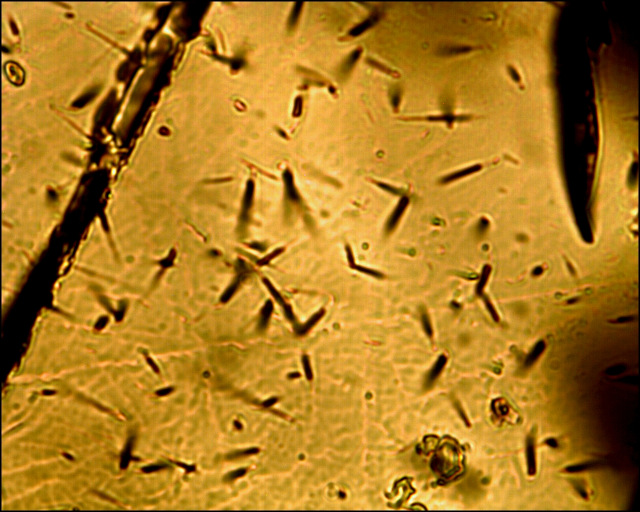
#> input picture example_imgs/SE1231@002.jpg, 1280 x 1024 px (shown at 1/2 size); its folder holds only this picture in this run
$ python -i tools.py   (imports and definitions only)
#> lines starting #> are read from the running program, lines starting #| are printed output that depends on the picture
#> further down, picture is the input picture: shape (1024, 1280, 3); mean B, G, R 33.2, 123.5, 172.9
#!/usr/bin/env python
# -*- coding: UTF-8 -*-
import os
import cv2
import numpy as np

class tools: #набор статических функций для расчета

    @staticmethod
    def normalize(arr: np.ndarray) -> np.ndarray:
        '''нормализация к1 канального избражения от 0 до 255'''
        arr = np.float16(arr)
        amin = arr.min()
        rng = arr.max() - amin
        return ((arr - amin) * 255 / rng).astype(np.uint8)

    # [7 lines left out: function normalize_img, not called in this run]

    @staticmethod
    def norm_l_extract(img: np.ndarray) -> np.ndarray:
        '''выделение канала светлоты из цветового пространства Lab'''
        if not isinstance(img, np.ndarray):
            img = np.array(img)
        lab = cv2.cvtColor(img, cv2.COLOR_BGR2LAB)
#> lab: shape (1024, 1280, 3); mean of channels 0, 1, 2 139.4, 139.2, 179.2
        l, a, b = cv2.split(lab)
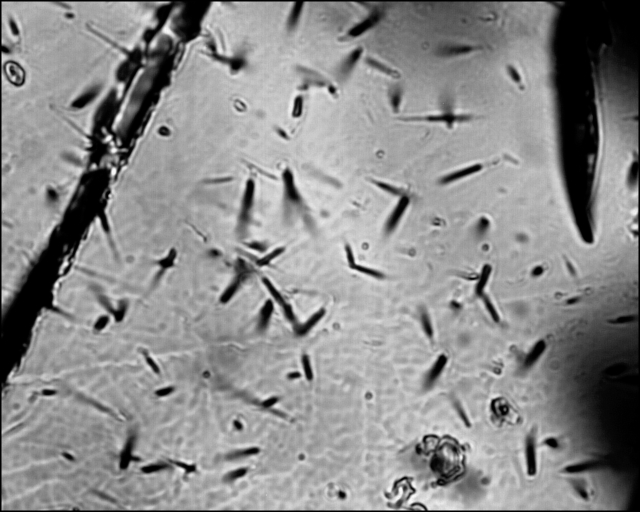
#> l: shape (1024, 1280) (shown at 1/2 size); min 0, max 251, mean 139.4
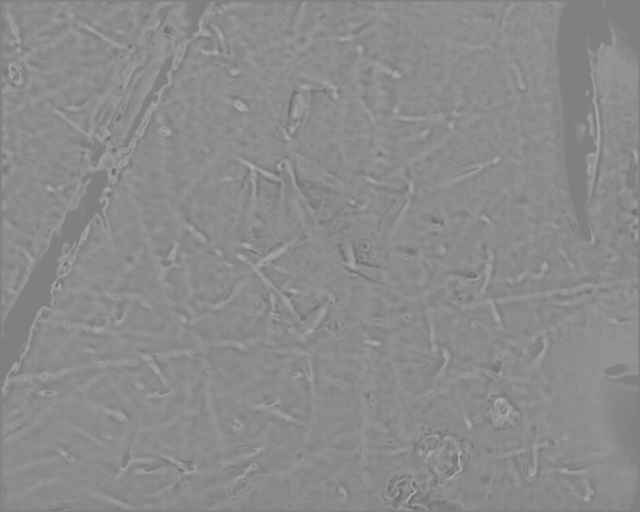
#> a: shape (1024, 1280) (shown at 1/2 size); min 103, max 178, mean 139.2
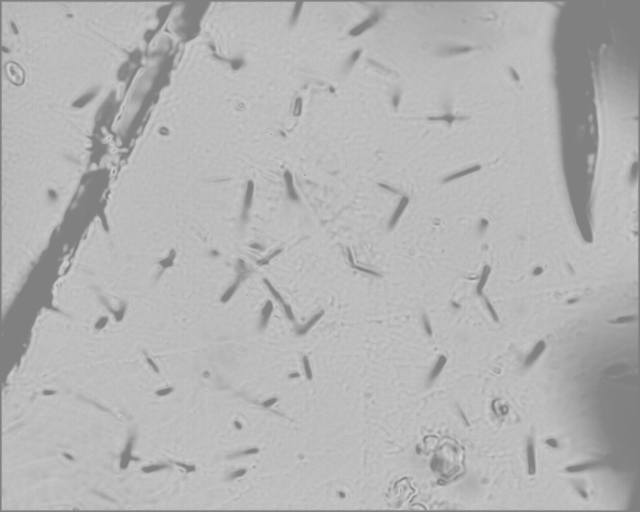
#> b: shape (1024, 1280) (shown at 1/2 size); min 126, max 215, mean 179.2
        clahe = cv2.createCLAHE(clipLimit=3.0, tileGridSize=(8, 8))
        cl = clahe.apply(l)
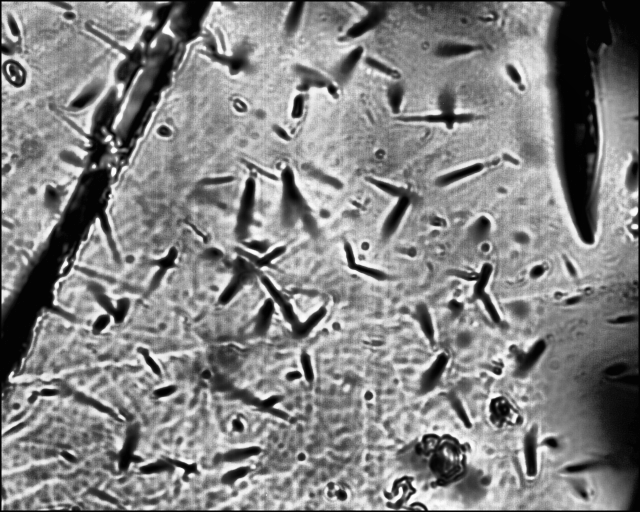
#> cl: shape (1024, 1280) (shown at 1/2 size); min 0, max 255, mean 131.2
        cl = cv2.equalizeHist(cl)
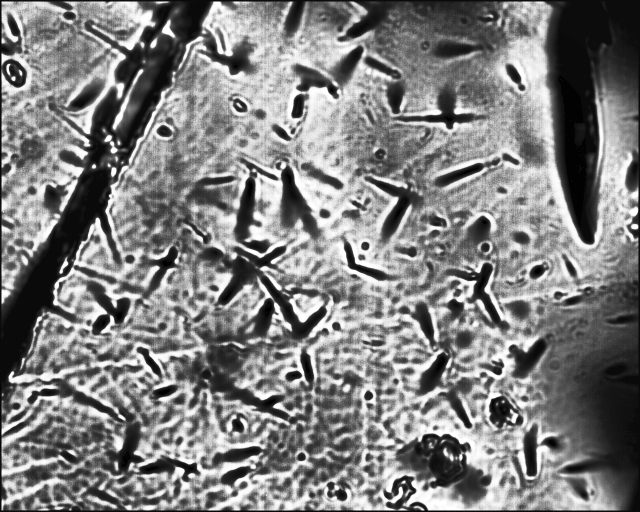
#> cl: shape (1024, 1280) (shown at 1/2 size); min 0, max 255, mean 128.2
        return tools.normalize(cl)
#> in normalize, `amin = arr.min()`: amin = 0
#> in normalize, `rng = arr.max() - amin`: rng = 255

    # [194 lines left out: functions mean_bet_imgs, processing, findSame, commonString, rgb_read, binnary2rgb and 5 more, not called in this run]

>>> import cv2
>>> picture = cv2.imread('../example_imgs/SE1231@002.jpg')
>>> result = tools().norm_l_extract(picture)

$ run again, on example_imgs/SE1231@003.jpg
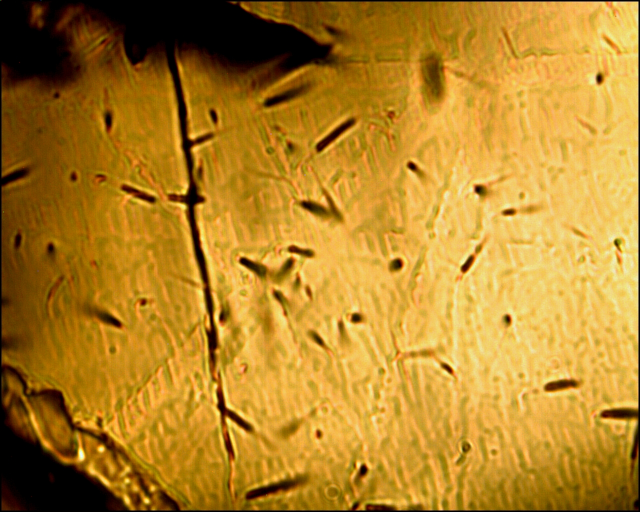
#> input picture example_imgs/SE1231@003.jpg, 1280 x 1024 px (shown at 1/2 size)
#> picture is the input picture: shape (1024, 1280, 3); mean B, G, R 40.2, 131.8, 179.4
#> lab: shape (1024, 1280, 3); mean of channels 0, 1, 2 146.7, 138.2, 179.1
#> in norm_l_extract, `l, a, b = cv2.split(lab)`:
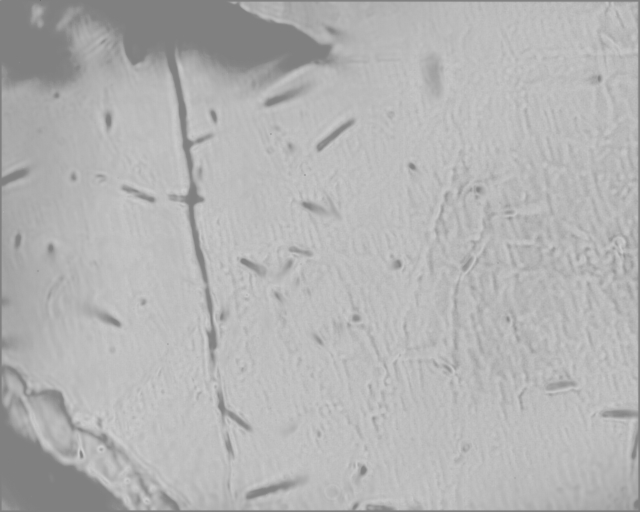
#> b: shape (1024, 1280) (shown at 1/2 size); min 106, max 206, mean 179.1
#> in norm_l_extract, `cl = cv2.equalizeHist(cl)`:
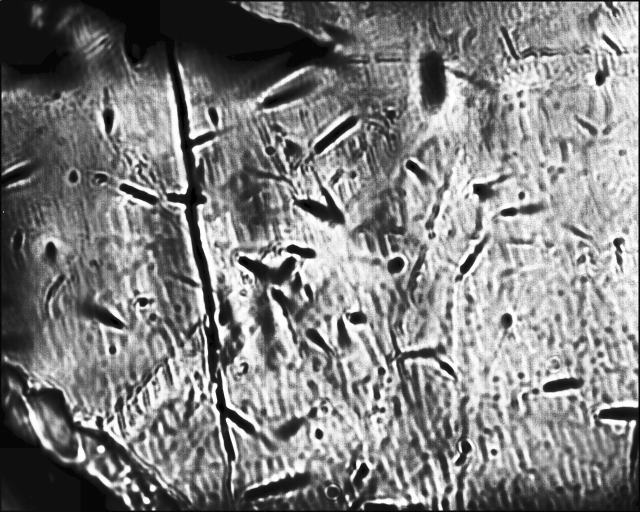
#> cl: shape (1024, 1280) (shown at 1/2 size); min 0, max 255, mean 128.3
#> amin = 0
#> rng = 255

$ run again, on example_imgs/SE1231@005.jpg
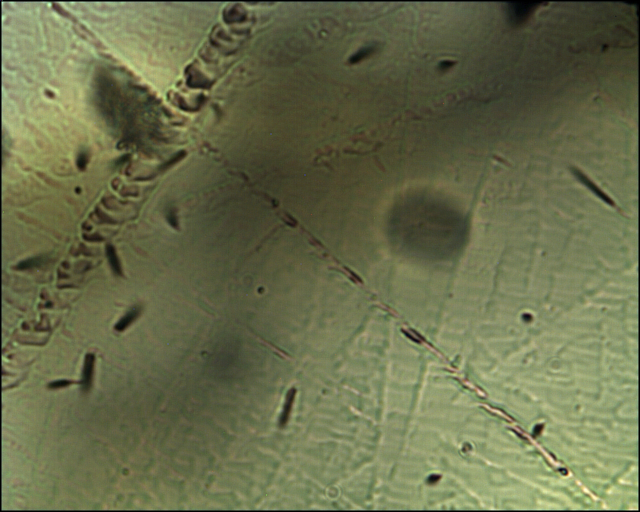
#> input picture example_imgs/SE1231@005.jpg, 1280 x 1024 px (shown at 1/2 size)
#> picture is the input picture: shape (1024, 1280, 3); mean B, G, R 75.2, 110.1, 105.2
#> lab: shape (1024, 1280, 3); mean of channels 0, 1, 2 114.4, 120, 146.7
#> in norm_l_extract, `l, a, b = cv2.split(lab)`:
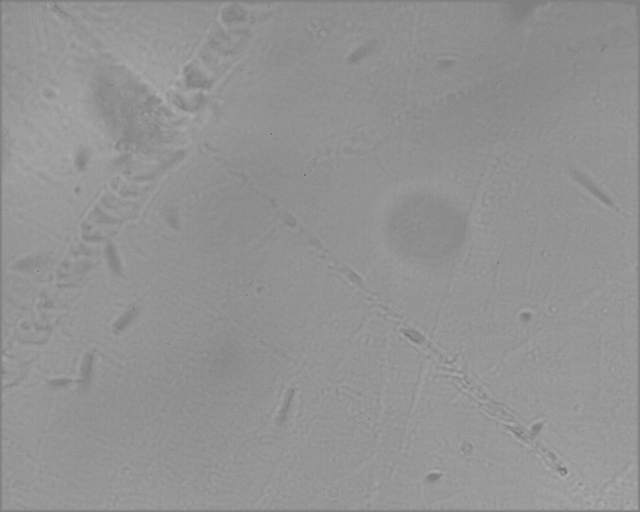
#> b: shape (1024, 1280) (shown at 1/2 size); min 95, max 174, mean 146.7
#> in norm_l_extract, `cl = cv2.equalizeHist(cl)`:
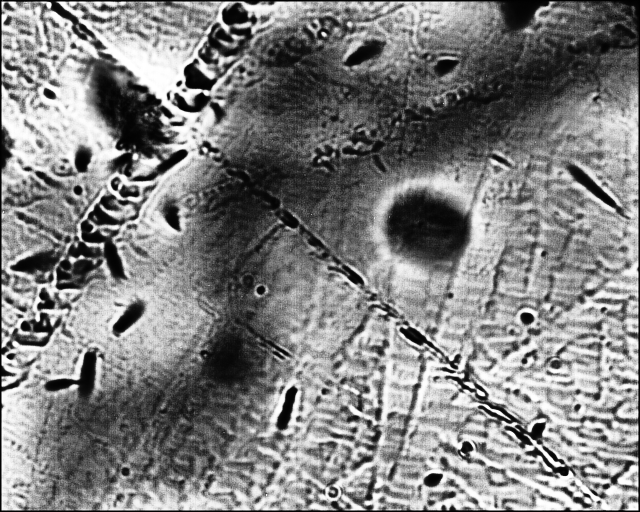
#> cl: shape (1024, 1280) (shown at 1/2 size); min 0, max 255, mean 128.4
#> amin = 0
#> rng = 255

$ run again, on example_imgs/SE1231@006.jpg
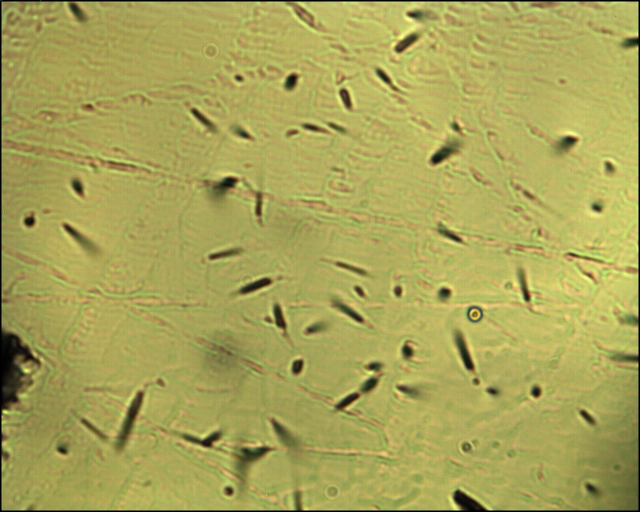
#> input picture example_imgs/SE1231@006.jpg, 1280 x 1024 px (shown at 1/2 size)
#> picture is the input picture: shape (1024, 1280, 3); mean B, G, R 88.8, 164.3, 169
#> lab: shape (1024, 1280, 3); mean of channels 0, 1, 2 168.9, 119, 167.3
#> in norm_l_extract, `l, a, b = cv2.split(lab)`:
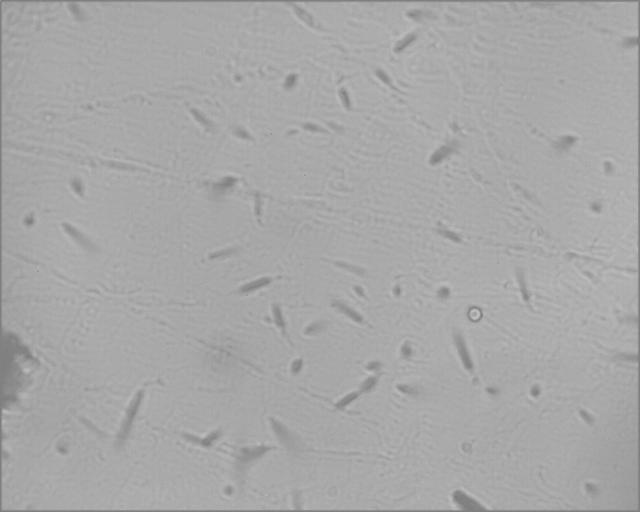
#> b: shape (1024, 1280) (shown at 1/2 size); min 103, max 195, mean 167.3
#> in norm_l_extract, `cl = cv2.equalizeHist(cl)`:
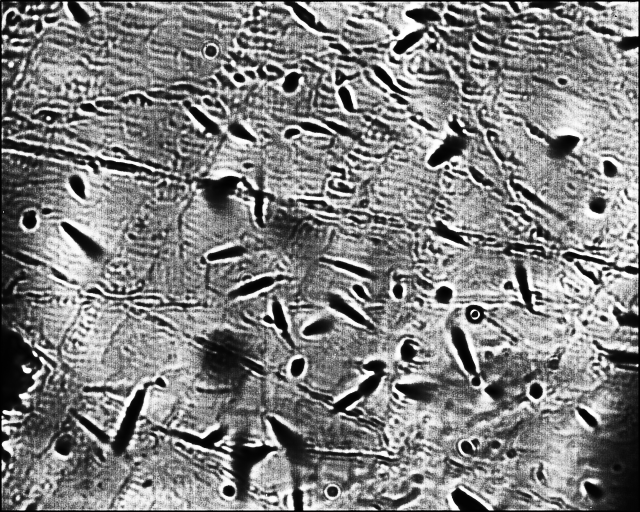
#> cl: shape (1024, 1280) (shown at 1/2 size); min 0, max 255, mean 128.4
#> amin = 0
#> rng = 255
